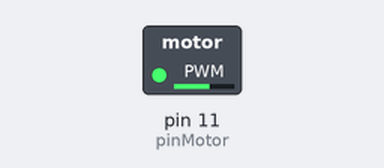
The sketch below on a simulated Arduino Uno, built with avr-gcc and run on an emulated ATmega328P. Shown: switched loads named in the sketch (green lamp = pin HIGH).

Above: at 0.05 s.
At 5.5 s:
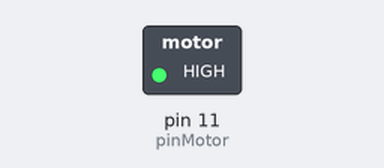
At 11.0 s:
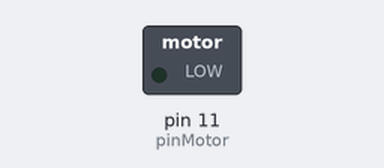
Timing chart, 0 to 14.3 s (numbered marks = the images above):
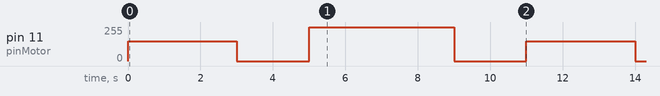

The sketch:

Motor_Fundamentals.ino
```cpp
// (licence header left out)
int pinMotor = 11;

void setup()
{
  pinMode(pinMotor,OUTPUT);
}

void loop()
{
  analogWrite(pinMotor,150);
  delay(3000);

  analogWrite(pinMotor,0);
  delay(2000);

  analogWrite(pinMotor,255);
  delay(4000);

  analogWrite(pinMotor,0);
  delay(2000);
}
```

Measured:
- by itself, pin 11 (pinMotor): repeats every 11.0 s: 0/255 2.0 s, 255/255 4.0 s, 0/255 2.0 s, 150/255 3.0 s
